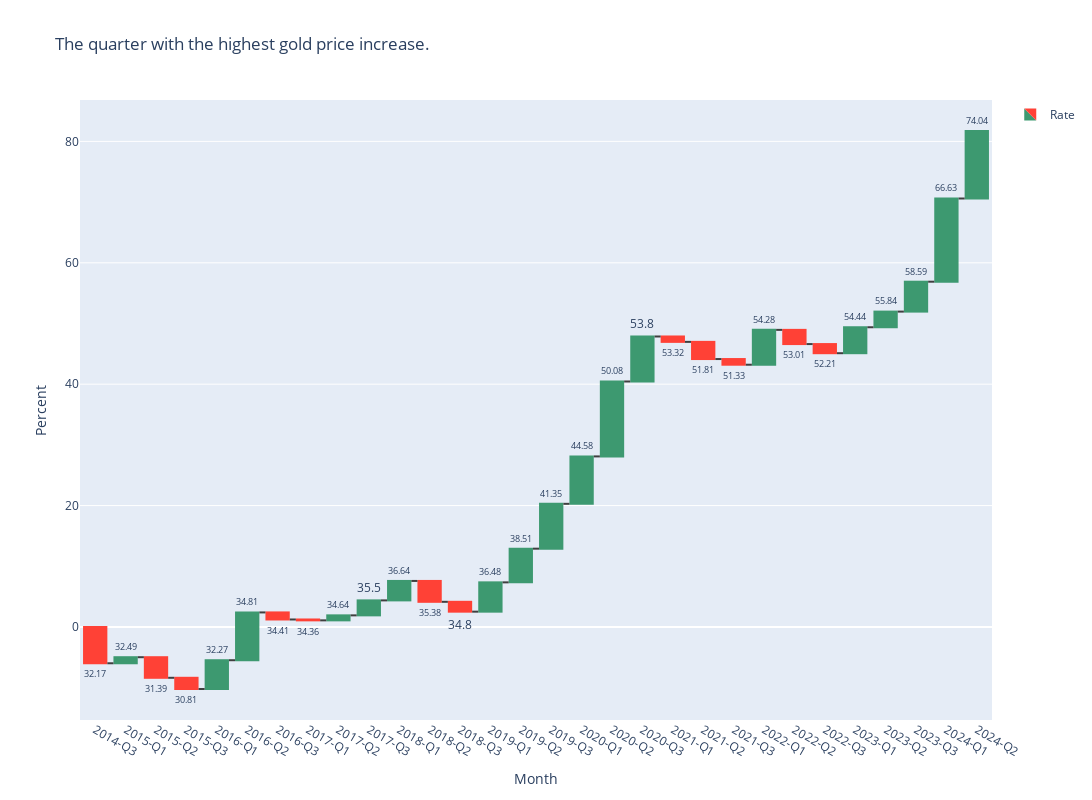

This figure's notebook cell:
### Code cell
fig = go.Figure()
fig.add_trace(go.Waterfall(
    name = "Rate", orientation = "v",
    text = np.round(quarterly_avg_prices.values[1:],2),
    x = quarterly_avg_prices.index[1:], y=quarterly_percentage_change[1:],
    connector = {"line":{"color":"rgb(63, 63, 63)"}},
    textposition="outside",
))

fig.update_layout(
        title = "The quarter with the highest gold price increase.",
        xaxis_title='Month',
        yaxis_title='Percent',
        showlegend = True,
        width=1200,
        height=800
)

fig.show()

### Figure 1 — Plotly figure (JSON) as saved in the notebook; plotly's stock layout.template omitted (floating-point values rounded to 4 significant figures)
{"data": [{"connector": {"line": {"color": "rgb(63, 63, 63)"}}, "name": "Rate", "orientation": "v", "text": [32.17, 32.49, 31.39, 30.81, 32.27, 34.81, 34.41, 34.36, 34.64, 35.5, 36.64, 35.38, 34.8, 36.48, 38.51, 41.35, 44.58, 50.08, 53.8, 53.32, 51.81, 51.33, 54.28, 53.01, 52.21, 54.44, 55.84, 58.59, 66.63, 74.04], "textposition": "outside", "type": "waterfall", "x": ["2014-Q3", "2015-Q1", "2015-Q2", "2015-Q3", "2016-Q1", "2016-Q2", "2016-Q3", "2017-Q1", "2017-Q2", "2017-Q3", "2018-Q1", "2018-Q2", "2018-Q3", "2019-Q1", "2019-Q2", "2019-Q3", "2020-Q1", "2020-Q2", "2020-Q3", "2021-Q1", "2021-Q2", "2021-Q3", "2022-Q1", "2022-Q2", "2022-Q3", "2023-Q1", "2023-Q2", "2023-Q3", "2024-Q1", "2024-Q2"], "y": [-5.983, 0.9985, -3.39, -1.847, 4.741, 7.875, -1.164, -0.1436, 0.8238, 2.466, 3.204, -3.438, -1.623, 4.828, 5.55, 7.388, 7.813, 12.34, 7.415, -0.8866, -2.832, -0.9324, 5.741, -2.339, -1.504, 4.275, 2.579, 4.925, 13.71, 11.12]}], "layout": {"height": 800, "showlegend": true, "title": {"text": "The quarter with the highest gold price increase."}, "width": 1200, "xaxis": {"autorange": true, "range": [-0.5, 29.5], "title": {"text": "Month"}, "type": "category"}, "yaxis": {"autorange": true, "range": [-15.33, 86.82], "title": {"text": "Percent"}, "type": "linear"}}}
